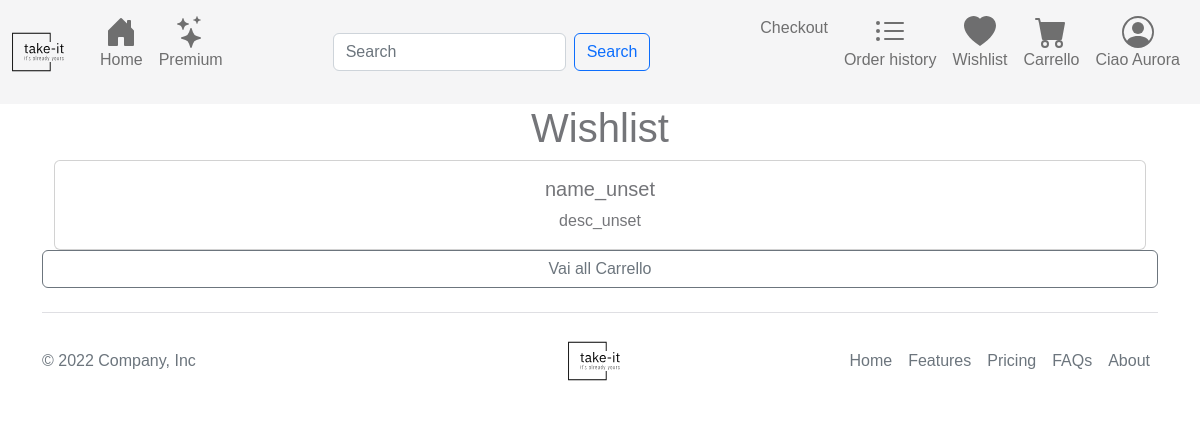
The page /wishlist.php (signed in) on the database its author committed.
### tables this page shows
CREATE TABLE `Utente` (
  `Id` int(11) NOT NULL,
  `Nome` varchar(50) NOT NULL,
  `Cognome` varchar(50) NOT NULL,
  `Email` varchar(50) NOT NULL,
  `Password` varchar(32) NOT NULL,
  `Claim_id` int(11) NOT NULL,
  `Indirizzo_id` int(11) NOT NULL,
  `Status` int(11) NOT NULL,
  `Timestamp` timestamp NOT NULL DEFAULT current_timestamp()
);

CREATE TABLE `Prodotto_in_raccolta` (
  `Id` int(11) NOT NULL,
  `Raccolta_id` int(11) NOT NULL,
  `Prodotto_id` int(11) NOT NULL,
  `Status` int(11) NOT NULL,
  `Timestamp` timestamp NOT NULL DEFAULT current_timestamp()
);

CREATE TABLE `Prodotto` (
  `Id` int(11) NOT NULL,
  `Nome` varchar(50) NOT NULL,
  `Descrizione` varchar(50) NOT NULL,
  `Immagine` varchar(300) NOT NULL,
  `Dim_id` int(11) NOT NULL,
  `Categoria_id` int(11) NOT NULL,
  `Status` int(11) NOT NULL,
  `Timestamp` timestamp NOT NULL DEFAULT current_timestamp()
);

### wishlist.php (called while the page is built, shortened)
<?php
include("./src/classes/Dbh.php");
require './templates/views/user/wishlist.php';
require_once("./templates/base.php");

### src/classes/Dbh.php (called while the page is built, shortened)
<?php
include("./src/utility/UtilsFunctions.php");
include("./src/classes/Session.php");
class Dbh
{
    protected mysqli $connection;
    public function __construct($dbhost = 'localhost', $dbuser = 'root', $dbpass = '', $dbname = 'e-commerce', $charset = 'utf8')
    {
        try {
            $this->connection = new mysqli($dbhost, $dbuser, $dbpass, $dbname);
            $this->connection->set_charset($charset);
        } catch (Exception $e) {
            echo "[Dbh:26] Sono qui";
            echo "Connection failed: " . mysqli_connect_error();
        }
    }
    public function execute($sql, ...$params): array|int|string
    {
        $types = "";
        if ($stmt = $this->connection->prepare($sql)) {
            if (!$stmt->execute()) {
                return "Execute failed: (" . $stmt->errno . ") " . $stmt->error;
            }
            if ($stmt->errno == 0) {
                $result = $stmt->get_result();
                return $result->fetch_all(MYSQLI_ASSOC);
            } else {
                return "Errore" . $stmt->errno;
            }
        } else {
            return 'Unable to prepare MySQL statement (check your syntax) - ' . $this->connection->error;
        }
    }
    public function getRecord(string $tableName, string $where): mixed
    {
        $response = $this->execute("SELECT * FROM `$tableName` WHERE $where");
        return UtilsFunctions::checkResponse($response[0][ID]) ? $response[0] : null;
    }
}

### src/classes/Session.php (called while the page is built, shortened)
<?php
class Session extends Dbh
{
    private readonly int $id;
    public function __construct($id)
    {
        $this->id = $id;
        $this->init();
    }
    private function init()
    {
        if ($this->checkSessionId($this->id)) {
            $claimType = $this->getClaimTypeFromId($this->id);
        }
    }
    public function checkSessionId($id): bool
    {
        if (isset($id)) {
            $response = parent::execute("SELECT * FROM `Utente` WHERE `Id` = '$id' ");
            if (is_int($response[0]["Id"])) {
                $this->setSessionUser($response[0]);
                $user = $this->getCurrentUser();
                return $user[ID] > 0 && $user["Id"] == $id;
            }
        }
        return false;
    }
    public function setSessionUser($params): void
    {
        $_SESSION[CARRELLO_ID] = $this->getUserCartIdFromDb() !== null && $this->getUserCartIdFromDb() !== CARRELLO_UNSET
            ? $this->getUserCartIdFromDb()
            : $this->bindCartWithUser();
        $_SESSION[RACCOLTA_ID] = $this->getUserCollectionIdFromDb() !== null && $this->getUserCartIdFromDb() !== RACCOLTA_UNSET
            ? $this->getUserCollectionIdFromDb()
            : $this->generateCollectionRecord();
    }
    public function getCurrentUser(): array|int
    {
        return [
            ID => $_SESSION[ID],
            NOME => $_SESSION[NOME],
            COGNOME => $_SESSION[COGNOME],
            EMAIL => $_SESSION[EMAIL],
            PASSWORD => $_SESSION[PASSWORD],
            STATUS => $_SESSION[STATUS],
            CLAIM_ID => $_SESSION[CLAIM_ID],
            INDIRIZZO_ID => $_SESSION[INDIRIZZO_ID],
            CARRELLO_ID => $_SESSION[CARRELLO_ID],
            RACCOLTA_ID => $_SESSION[RACCOLTA_ID]
        ];
    }
    public function getUserCollectionIdFromDb() {
        $where = "Utente_id = " . $this->getCurrentUser()[ID];
        $res = parent::getRecord(RACCOLTA, $where);
        if ($res !== null) {
            return UtilsFunctions::checkResponse($res[ID])
                ? $res[ID]
                : RACCOLTA_UNSET;
        }
        return null;
    }
    public function getUserCartIdFromDb()
    {
        $where = UTENTE_ID." = ".$this->getCurrentUser()[ID];
        $res = parent::getRecord(CARRELLO, $where);
        if ($res !== null) {
            return UtilsFunctions::checkResponse($res[ID])
                ? $res[ID]
                : CARRELLO_UNSET;
        }
        return null;
    }
    public function getClaimTypeFromId($id): ?string
    {
        $res = parent::execute("SELECT * FROM Claim WHERE Id = '$id' ");
        return $res ? $res[0][DESCRIZIONE] : "";
    }
    public function loadProductInWishlist(): array|int|string|null
    {
        $collectionUserId = $this->getCurrentUser()[RACCOLTA_ID];
        $where = "Raccolta_id = $collectionUserId";
        $query = "SELECT * FROM Prodotto_in_raccolta WHERE $where";
        return parent::execute($query);
    }
}

### src/utility/UtilsFunctions.php (called while the page is built, shortened)
<?php
class UtilsFunctions
{
    public static function checkResponse($response): bool
    {
        return is_int($response) && $response > 0;
    }
}

### templates/views/components/productInWishlist.php (the view, shortened to what this page needs)
<section>
    <?php
    if (isset($_SESSION["Id"])) {
        $session = new Session($_SESSION["Id"]);
        if ($session->getCurrentUser()[RACCOLTA_ID] !== null && $session->getCurrentUser()[RACCOLTA_ID] !== RACCOLTA_UNSET) {
            $articlesInCollection = $session->loadProductInWishlist();
            if (is_array($articlesInCollection) && !empty($articlesInCollection)) {
                foreach ($articlesInCollection as $value) {
                    $whereProductId = "Id = " . $value[PRODOTTO_ID];
                    $product = $session->getRecord(PRODOTTO, $whereProductId);
                    if ($product !== null) {
                        echo '<div class="card">
                                            <div class="card-body">
                                                <h5 class="card-title">' . $product[NOME] . '</h5>
                                                <p class="card-text">' . $product[DESCRIZIONE] . '</p>
                                            </div>
                                        </div>';
                    }
                }
            }
        }
    }
    ?>
</section>

### templates/views/utils/navbar.php (shortened to what this page needs)
<nav class="navbar navbar-expand-lg bg-light bd-navbar sticky-top" id="navbar-main">
    <div class="container-fluid">
        <a class="navbar-brand" href="<?php echo ROOT; ?>">
            <img src="<?php echo IMG; ?>/logo.svg" width="64" height="64" alt="Logo">
        </a>
        <div class="collapse navbar-collapse" id="navbarSupportedContent">
            <ul class="navbar-nav me-auto mb-2 mb-lg-0 flex-row justify-content-between">
                <li class="nav-item">
                    <a class="nav-link" aria-current="page" href="<?php echo ROOT; ?>">
                        <div class="nav-caption-item">
                            <p>Home</p>
                        </div>
                    </a>
                </li>
                <li class="nav-item">
                    <a class="nav-link" aria-current="page" href="./premium.php">
                        <div class="nav-caption-item">
                            <p>Premium</p>
                        </div>
                    </a>
                </li>
            </ul>
            <form class="d-flex" role="search">
                <input class="form-control me-2" type="search" placeholder="Search" aria-label="Search">
                <button class="btn btn-outline-primary" type="submit">Search</button>
            </form>
            <ul class="navbar-nav flex-row flex-wrap ms-md-auto justify-content-between" id="btn-toogle-navbar">
                <li class="nav-item">
                    <a class="nav-link" aria-current="page" href="./checkout.php">
                        <div class="nav-caption-item">
                            <p>Checkout</p>
                        </div>
                    </a>
                </li>
                <?php
                if (isset($_SESSION[ID])) {
                $session = new Session($_SESSION[ID]);
                        $claimType = $session->getClaimTypeFromId($session->getCurrentUser()[CLAIM_ID]);
                switch ($claimType) {
                    case CLAIM_USER_DESC:
                    case CLAIM_USER_PRO_DESC:
                        echo
                        '<li class="nav-item">
                            <a class="nav-link" aria-current="page" href="./orderHistory.php">
                                <svg xmlns="http://www.w3.org/2000/svg" width="32" height="32" fill="currentColor" class="bi bi-list-ul nav-icon-item" viewBox="0 0 16 16">
                                    <path fill-rule="evenodd" d="M5 11.5a.5.5 0 0 1 .5-.5h9a.5.5 0 0 1 0 1h-9a.5.5 0 0 1-.5-.5zm0-4a.5.5 0 0 1 .5-.5h9a.5.5 0 0 1 0 1h-9a.5.5 0 0 1-.5-.5zm0-4a.5.5 0 0 1 .5-.5h9a.5.5 0 0 1 0 1h-9a.5.5 0 0 1-.5-.5zm-3 1a1 1 0 1 0 0-2 1 1 0 0 0 0 2zm0 4a1 1 0 1 0 0-2 1 1 0 0 0 0 2zm0 4a1 1 0 1 0 0-2 1 1 0 0 0 0 2z"/>
                                </svg>
                                <div class="nav-caption-item">
                                    <p>Order history</p>
                                </div>
                            </a>
                         </li>';
                        echo
                        '<li class="nav-item">
                            <a class="nav-link" type="button" data-bs-toggle="offcanvas" data-bs-target="#offcanvasLeft" aria-controls="offcanvasLeft">
                                <svg xmlns="http://www.w3.org/2000/svg" width="32" height="32" fill="currentColor" class="bi bi-heart-fill nav-icon-item" viewBox="0 0 16 16">
                                    <path fill-rule="evenodd" d="M8 1.314C12.438-3.248 23.534 4.735 8 15-7.534 4.736 3.562-3.248 8 1.314z"/>
                                </svg>
                                <div class="nav-caption-item">
                                    <p>Wishlist</p>
                                </div>
                            </a>
                        </li>';
                        echo
                        '<li class="nav-item">
                            <a class="nav-link" type="button" data-bs-toggle="offcanvas" data-bs-target="#offcanvasRight" aria-controls="offcanvasRight">
                                <svg xmlns="http://www.w3.org/2000/svg" width="32" height="32" fill="currentColor" class="bi bi-cart-fill nav-icon-item" viewBox="0 0 16 16">
                                    <path d="M0 1.5A.5.5 0 0 1 .5 1H2a.5.5 0 0 1 .485.379L2.89 3H14.5a.5.5 0 0 1 .491.592l-1.5 8A.5.5 0 0 1 13 12H4a.5.5 0 0 1-.491-.408L2.01 3.607 1.61 2H.5a.5.5 0 0 1-.5-.5zM5 12a2 2 0 1 0 0 4 2 2 0 0 0 0-4zm7 0a2 2 0 1 0 0 4 2 2 0 0 0 0-4zm-7 1a1 1 0 1 1 0 2 1 1 0 0 1 0-2zm7 0a1 1 0 1 1 0 2 1 1 0 0 1 0-2z" />
                                </svg>
                                <div class="nav-caption-item">
                                    <p>Carrello</p>
                                </div>
                            </a>
                        </li>
                        ';
                        break;
                }
                }
                ?>
                <li class="nav-item dropdown">
                    <a class="nav-link" href="#" role="button" data-bs-toggle="dropdown" aria-expanded="false">
                        <div class="nav-caption-item">
                            <?php
                                if(isset($_SESSION["Id"])) {
                                    try {
                                        $session = new Session($_SESSION["Id"]);
                                        $user = $session->getCurrentUser();
                                        if ($user[ID] !== ID_UNSET) {
                                            echo 'Ciao ' . $user[NOME];
                                        } else {
                                            echo '<p>Utente</p>';
                                        }
                                    } catch (Exception $e) {
                                        echo $e->getMessage();
                                    }
                                } else {
                                    echo '<p>Utente</p>';
                                }
                            ?>
                        </div>
                    </a>
                </li>
            </ul>
        </div>
    </div>
</nav>

### assets/css/style.css (style rules this page uses)
:root { --bs-blue: #1d3b53; --bs-indigo: #6610f2; --bs-purple: #6f42c1; --bs-pink: #e83e8c; --bs-red: #d6293e; --bs-orange: #fd7e14; --bs-yellow: #f7c32e; --bs-green: #0cbc87; --bs-teal: #20c997; --bs-cyan: #17a2b8; --bs-black: #000; --bs-white: #fff; --bs-gray: #747579; --bs-gray-dark: #0b0a12; --bs-gray-100: #f5f5f6; --bs-gray-200: #dfdfe3; --bs-gray-300: #c5c5c7; --bs-gray-400: #96969a; --bs-gray-500: #85878a; --bs-gray-600: #747579; --bs-gray-700: #5e5e5f; --bs-gray-800: #0b0a12; --bs-gray-900: #0b0a12; --bs-primary: #5143d9; --bs-white: #fff; --bs-secondary: #85878a; --bs-success: #0cbc87; --bs-info: #17a2b8; --bs-warning: #f7c32e; --bs-danger: #d6293e; --bs-light: #f5f5f6; --bs-dark: #0b0a12; --bs-orange: #fd7e14; --bs-mode: #fff; --bs-primary-rgb: 81, 67, 217; --bs-white-rgb: 255, 255, 255; --bs-secondary-rgb: 133, 135, 138; --bs-success-rgb: 12, 188, 135; --bs-info-rgb: 23, 162, 184; --bs-warning-rgb: 247, 195, 46; --bs-danger-rgb: 214, 41, 62; --bs-light-rgb: 245, 245, 246; --bs-dark-rgb: 11, 10, 18; --bs-orange-rgb: 253, 126, 20; --bs-mode-rgb: 255, 255, 255; --bs-white-rgb: 255, 255, 255; --bs-black-rgb: 0, 0, 0; --bs-body-color-rgb: 116, 117, 121; --bs-body-bg-rgb: 255, 255, 255; --bs-font-sans-serif: system-ui, -apple-system, "Segoe UI", Roboto, "Helvetica Neue", "Noto Sans", "Liberation Sans", Arial, sans-serif, "Apple Color Emoji", "Segoe UI Emoji", "Segoe UI Symbol", "Noto Color Emoji"; --bs-font-monospace: SFMono-Regular, Menlo, Monaco, Consolas, "Liberation Mono", "Courier New", monospace; --bs-gradient: linear-gradient(180deg, rgba(255, 255, 255, 0.15), rgba(255, 255, 255, 0)); --bs-body-font-family: DM Sans, sans-serif; --bs-body-font-size: 1rem; --bs-body-font-weight: 400; --bs-body-line-height: 1.5; --bs-body-color: #747579; --bs-body-bg: #fff; --bs-border-width: 1px; --bs-border-style: solid; --bs-border-color: var(--bs-gray-200); --bs-border-color-translucent: rgba(0, 0, 0, 0.175); --bs-border-radius: 0.5rem; --bs-border-radius-sm: 0.4rem; --bs-border-radius-lg: 1rem; --bs-border-radius-xl: 1.5rem; --bs-border-radius-2xl: 2rem; --bs-border-radius-pill: 50rem; --bs-link-color: var(--bs-primary); --bs-link-hover-color: #4136ae; --bs-code-color: #d63384; --bs-highlight-bg: #fff3cd; }
*, *::before, *::after { margin: 0; padding: 0; box-sizing: border-box; font-family: 'Poppins', sans-serif }
@media (prefers-reduced-motion: no-preference) { :root { scroll-behavior: smooth; } }
body { margin: 0; font-family: var(--bs-body-font-family); font-size: var(--bs-body-font-size); font-weight: var(--bs-body-font-weight); line-height: var(--bs-body-line-height); color: var(--bs-body-color); background-color: var(--bs-body-bg); -webkit-text-size-adjust: 100%; -webkit-tap-highlight-color: rgba(0, 0, 0, 0); }
.nav-caption-item, .nav-footer-link { color: currentColor; }
.nav-link { text-align: center; }

### rows shown on the page
utente: Nome "Aurora"
prodotto_in_raccolta: Prodotto.Nome "name_unset", Prodotto.Descrizione "desc_unset"
